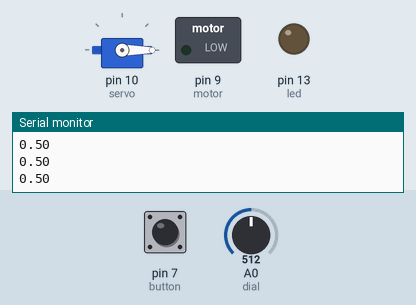
The sketch below on a simulated Arduino Uno, built with avr-gcc and run on an emulated ATmega328P. On the bench: servo, switched loads named in the sketch (green lamp = pin HIGH), output pins drawn as LEDs (lit = HIGH), the last lines printed to the serial monitor. The inputs (shaded band) are chosen by the test bench; at power-on: pin 7 (button) LOW, A0 (dial) = 512.

Above: at 1.2 s.
1.3 s: pin 7 (button) pulled HIGH for 0.15 s
At 1.46 s:
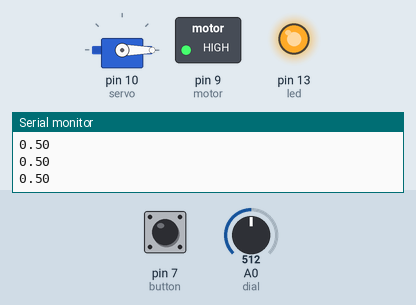
4.3 s: A0 (dial) set to 170
At 4.46 s:
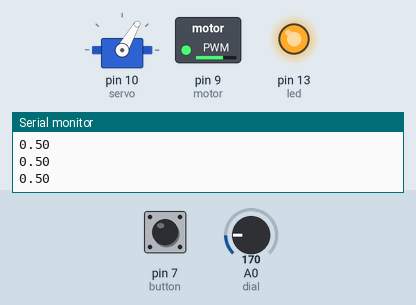
7.3 s: A0 (dial) set to 122
At 7.47 s:
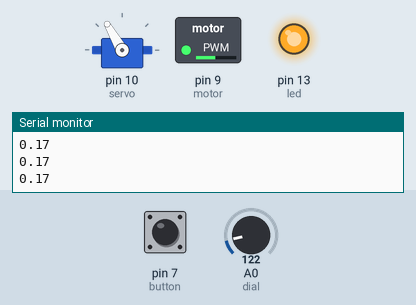
10.3 s: A0 (dial) set to 0
At 10.47 s:
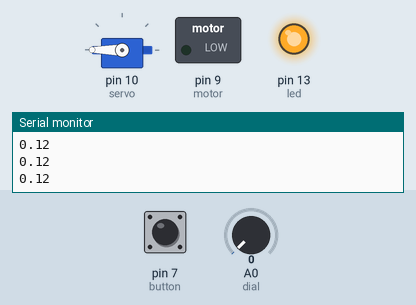
13.3 s: A0 (dial) set to 306
At 13.47 s:
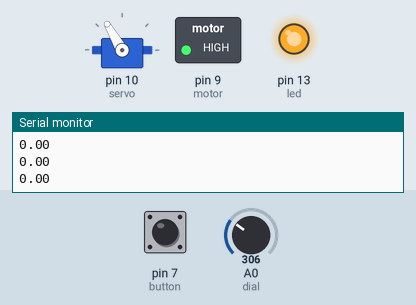
16.3 s: pin 7 (button) pulled HIGH for 1 s
At 17.7 s:
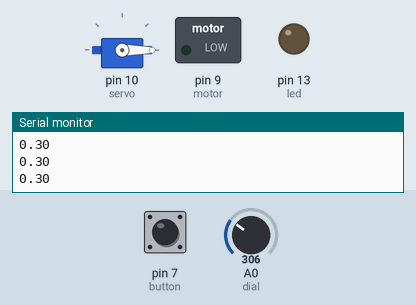
Timing chart, 0 to 19.3 s (numbered marks = the images above; inputs shaded):
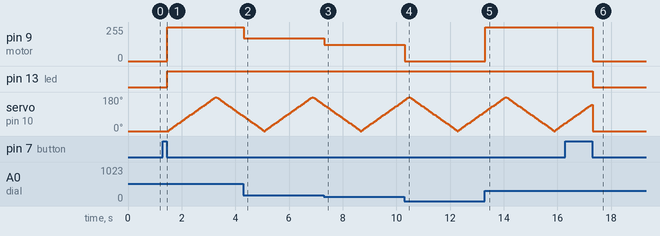

The sketch:

sketch_lesson1.ino
```cpp
#include <Servo.h>

int led = 13;
int motor = 9;
int button = 7;
int servo = 10;
int buttonState;
int oldState = 0;
int s = 0;
int dial = A0;
int mspeed;
const int MAX_SPEED = 1023;
int pos = 0;
int goingUp = 1;

Servo myservo;


void setup() {
  // put your setup code here, to run once:
  pinMode(led,OUTPUT);
  pinMode(motor,OUTPUT);
  pinMode(button,INPUT);
  pinMode(dial,INPUT);

  //int srialVal=100;
  Serial.begin(1200);

  myservo.attach(servo);

}

void loop() {
  // put your main code here, to run repeatedly:

  Serial.println(float(mspeed)/MAX_SPEED);

  mspeed = analogRead(dial);
  buttonState = digitalRead(button);
  if ((buttonState != oldState) && (buttonState == 0)){
    s = 1 - s;
  }
  analogWrite(motor, 1000);

  if (s) {
    analogWrite(motor, mspeed);
    digitalWrite(led, HIGH);

    if (goingUp && pos < 180) {
      myservo.write(pos);
      pos += 5;
    }
    else {
      myservo.write(pos);
      pos -= 5;
      goingUp = 0;
    }
    if (pos == 0)
      goingUp = 1;

//    delay(5);
  }
  else{
    digitalWrite(motor, LOW);
    digitalWrite(led, LOW);
    myservo.write(0);
   // delay(10);
  }
  oldState = buttonState;
//  delay(10);
}
```

Measured:
- after the input at 1.3 s, pin 9 (motor): 0/255 → 255/255 after 0.16 s; pin 13 (led): LOW → HIGH after 0.16 s; servo on pin 10 (servo): rises from 0° to 180° in 1.8 s, then falls to 80° in 1.0 s
- after the input at 4.3 s, pin 9 (motor): 255/255 → 170/255 at once
- after the input at 7.3 s, pin 9 (motor): 170/255 → 122/255 at once
- after the input at 10.3 s, pin 9 (motor): 122/255 → 0/255 at once
- after the input at 13.3 s, pin 9 (motor): 0/255 → 255/255 at once
- after the input at 16.3 s, pin 9 (motor): 255/255 → 0/255 after 1.0 s; pin 13 (led): HIGH → LOW after 1.0 s
